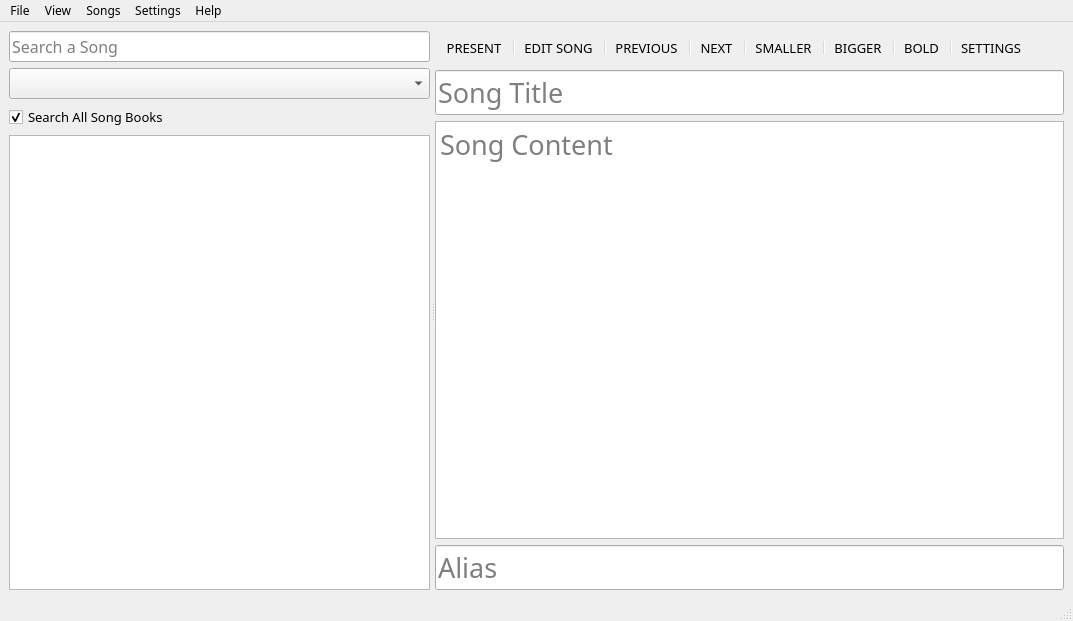
<?xml version="1.0" encoding="UTF-8"?>
<ui version="4.0">
 <class>HomeWindow</class>
 <widget class="QMainWindow" name="HomeWindow">
  <property name="geometry">
   <rect>
    <x>0</x>
    <y>0</y>
    <width>1073</width>
    <height>621</height>
   </rect>
  </property>
  <property name="font">
   <font>
    <family>Trebuchet MS</family>
   </font>
  </property>
  <property name="windowTitle">
   <string>vSongBook for Desktop</string>
  </property>
  <property name="windowIcon">
   <iconset resource="../res/icons/icons.qrc">
    <normaloff>:/icons/appicon.ico</normaloff>:/icons/appicon.ico</iconset>
  </property>
  <widget class="QWidget" name="centralwidget">
   <layout class="QHBoxLayout" name="horizontalLayout_2">
    <item>
     <widget class="QSplitter" name="SplitterMain">
      <property name="sizePolicy">
       <sizepolicy hsizetype="Preferred" vsizetype="Expanding">
        <horstretch>0</horstretch>
        <verstretch>0</verstretch>
       </sizepolicy>
      </property>
      <property name="font">
       <font>
        <family>Trebuchet MS</family>
        <pointsize>10</pointsize>
       </font>
      </property>
      <property name="frameShape">
       <enum>QFrame::NoFrame</enum>
      </property>
      <property name="lineWidth">
       <number>1</number>
      </property>
      <property name="orientation">
       <enum>Qt::Horizontal</enum>
      </property>
      <property name="handleWidth">
       <number>5</number>
      </property>
      <widget class="QWidget" name="verticalLayoutWidget_3">
       <layout class="QVBoxLayout" name="layoutLeft">
        <item>
         <widget class="QLineEdit" name="txtSearch">
          <property name="minimumSize">
           <size>
            <width>400</width>
            <height>0</height>
           </size>
          </property>
          <property name="font">
           <font>
            <family>Trebuchet MS</family>
            <pointsize>12</pointsize>
           </font>
          </property>
          <property name="placeholderText">
           <string>Search a Song</string>
          </property>
          <property name="clearButtonEnabled">
           <bool>true</bool>
          </property>
         </widget>
        </item>
        <item>
         <widget class="QComboBox" name="cmbSongbooks">
          <property name="font">
           <font>
            <family>Trebuchet MS</family>
            <pointsize>12</pointsize>
           </font>
          </property>
         </widget>
        </item>
        <item>
         <widget class="QCheckBox" name="chkSearchCriteria">
          <property name="text">
           <string>Search All Song Books</string>
          </property>
          <property name="checked">
           <bool>true</bool>
          </property>
         </widget>
        </item>
        <item>
         <widget class="QListView" name="lstResults">
          <property name="font">
           <font>
            <family>Trebuchet MS</family>
            <pointsize>12</pointsize>
           </font>
          </property>
         </widget>
        </item>
       </layout>
      </widget>
      <widget class="QWidget" name="verticalLayoutWidget_4">
       <layout class="QVBoxLayout" name="layoutRight">
        <item>
         <widget class="QToolBar" name="toolBar">
          <property name="windowTitle">
           <string>toolBar</string>
          </property>
          <addaction name="toolbarPresent"/>
          <addaction name="separator"/>
          <addaction name="toolbarEdit"/>
          <addaction name="separator"/>
          <addaction name="toolbarPrevious"/>
          <addaction name="separator"/>
          <addaction name="toolbarNext"/>
          <addaction name="separator"/>
          <addaction name="toolbarSmaller"/>
          <addaction name="separator"/>
          <addaction name="toolbarBigger"/>
          <addaction name="separator"/>
          <addaction name="toolbarBold"/>
          <addaction name="separator"/>
          <addaction name="toolbarSettings"/>
         </widget>
        </item>
        <item>
         <widget class="QLineEdit" name="txtTitle">
          <property name="font">
           <font>
            <family>Trebuchet MS</family>
            <pointsize>20</pointsize>
           </font>
          </property>
          <property name="frame">
           <bool>true</bool>
          </property>
          <property name="readOnly">
           <bool>true</bool>
          </property>
          <property name="placeholderText">
           <string>Song Title</string>
          </property>
         </widget>
        </item>
        <item>
         <widget class="QPlainTextEdit" name="txtContent">
          <property name="sizePolicy">
           <sizepolicy hsizetype="Expanding" vsizetype="Expanding">
            <horstretch>0</horstretch>
            <verstretch>0</verstretch>
           </sizepolicy>
          </property>
          <property name="font">
           <font>
            <family>Trebuchet MS</family>
            <pointsize>20</pointsize>
           </font>
          </property>
          <property name="readOnly">
           <bool>true</bool>
          </property>
          <property name="placeholderText">
           <string>Song Content</string>
          </property>
         </widget>
        </item>
        <item>
         <widget class="QLineEdit" name="txtAlias">
          <property name="font">
           <font>
            <family>Trebuchet MS</family>
            <pointsize>20</pointsize>
           </font>
          </property>
          <property name="readOnly">
           <bool>true</bool>
          </property>
          <property name="placeholderText">
           <string>Alias</string>
          </property>
         </widget>
        </item>
       </layout>
      </widget>
     </widget>
    </item>
   </layout>
  </widget>
  <widget class="QMenuBar" name="menubar">
   <property name="geometry">
    <rect>
     <x>0</x>
     <y>0</y>
     <width>1073</width>
     <height>24</height>
    </rect>
   </property>
   <widget class="QMenu" name="menuFile">
    <property name="title">
     <string>File</string>
    </property>
    <addaction name="menuPrint"/>
    <addaction name="separator"/>
    <addaction name="menuExit"/>
   </widget>
   <widget class="QMenu" name="menuSongs">
    <property name="title">
     <string>Songs</string>
    </property>
    <addaction name="menuNewSong"/>
    <addaction name="menuEditSong"/>
    <addaction name="separator"/>
    <addaction name="menuBooks"/>
   </widget>
   <widget class="QMenu" name="menuView">
    <property name="title">
     <string>View</string>
    </property>
    <addaction name="menuPresent"/>
   </widget>
   <widget class="QMenu" name="menuSettings">
    <property name="title">
     <string>Settings</string>
    </property>
    <addaction name="menuManageSettings"/>
    <addaction name="menuResetSettings"/>
   </widget>
   <widget class="QMenu" name="menuHelp">
    <property name="title">
     <string>Help</string>
    </property>
    <addaction name="menuHowItWorks"/>
    <addaction name="menuContactUs"/>
    <addaction name="menuAboutThisApp"/>
   </widget>
   <addaction name="menuFile"/>
   <addaction name="menuView"/>
   <addaction name="menuSongs"/>
   <addaction name="menuSettings"/>
   <addaction name="menuHelp"/>
  </widget>
  <widget class="QStatusBar" name="statusbar"/>
  <action name="menuPrint">
   <property name="text">
    <string>Print</string>
   </property>
   <property name="shortcut">
    <string>Ctrl+P</string>
   </property>
  </action>
  <action name="menuExit">
   <property name="text">
    <string>Exit</string>
   </property>
   <property name="shortcut">
    <string>Ctrl+Q</string>
   </property>
  </action>
  <action name="menuNewSong">
   <property name="text">
    <string>New Song</string>
   </property>
   <property name="shortcut">
    <string>Ctrl+N</string>
   </property>
  </action>
  <action name="menuEditSong">
   <property name="text">
    <string>Edit Song</string>
   </property>
   <property name="shortcut">
    <string>Ctrl+E</string>
   </property>
  </action>
  <action name="menuBooks">
   <property name="text">
    <string>Songbooks</string>
   </property>
   <property name="shortcut">
    <string>Shift+B</string>
   </property>
  </action>
  <action name="menuPresent">
   <property name="text">
    <string>Present</string>
   </property>
   <property name="shortcut">
    <string>F5</string>
   </property>
  </action>
  <action name="menuManageSettings">
   <property name="text">
    <string>Manage Settings</string>
   </property>
   <property name="shortcut">
    <string>Shift+S</string>
   </property>
  </action>
  <action name="menuResetSettings">
   <property name="text">
    <string>Reset Settings</string>
   </property>
  </action>
  <action name="menuHowItWorks">
   <property name="text">
    <string>How it Works</string>
   </property>
  </action>
  <action name="menuContactUs">
   <property name="text">
    <string>Contact us</string>
   </property>
  </action>
  <action name="menuAboutThisApp">
   <property name="text">
    <string>About this App</string>
   </property>
  </action>
  <action name="toolbarPresent">
   <property name="text">
    <string>PRESENT</string>
   </property>
  </action>
  <action name="toolbarEdit">
   <property name="text">
    <string>EDIT SONG</string>
   </property>
  </action>
  <action name="toolbarPrevious">
   <property name="text">
    <string>PREVIOUS</string>
   </property>
   <property name="shortcut">
    <string>Left</string>
   </property>
  </action>
  <action name="toolbarNext">
   <property name="text">
    <string>NEXT</string>
   </property>
   <property name="shortcut">
    <string>Right</string>
   </property>
  </action>
  <action name="toolbarBigger">
   <property name="text">
    <string>BIGGER</string>
   </property>
   <property name="shortcut">
    <string>=</string>
   </property>
  </action>
  <action name="toolbarSmaller">
   <property name="text">
    <string>SMALLER</string>
   </property>
   <property name="shortcut">
    <string>-</string>
   </property>
  </action>
  <action name="toolbarBold">
   <property name="text">
    <string>BOLD</string>
   </property>
   <property name="shortcut">
    <string>Ctrl+B</string>
   </property>
  </action>
  <action name="toolbarSettings">
   <property name="text">
    <string>SETTINGS</string>
   </property>
  </action>
 </widget>
 <resources>
  <include location="../res/icons/icons.qrc"/>
 </resources>
 <connections/>
</ui>
